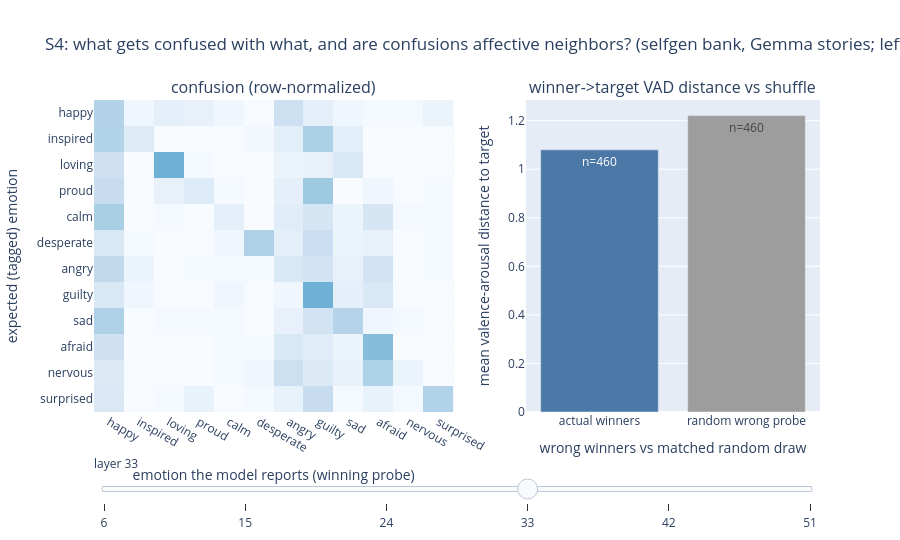

Source (notebook cell):
### Markdown cell above
## S4. When the model gets it wrong, what wins instead?

**Question: when the tagged emotion's probe does not win a phase, does an
affective neighbor win (graceful degradation) or an arbitrary probe
(unstructured failure)?**

**Method, plainly.** For every phase (selfgen bank, Gemma stories) the
winning probe, the bank probe with the highest phase-mean centered cosine, is
recorded against the tagged emotion; the full 12x12 tagged-by-winner matrix
is the confusion heatmap. Then, for the wrong-winner phases only, the
winner's VAD distance to the target is compared with the same distance when
the winner is replaced by a uniformly random wrong probe, the
unstructured-failure reference. Winners much closer than that reference mean
the model degrades toward neighbors, a different behavior than random
failure.

### Code cell
# this cell builds the confusion matrix and the winner-vs-shuffle VAD
# distance comparison, selfgen bank, primary arm
fig, S4 = tr.s4_confusion_figure(ARMS, VAD, RNG)
fig.show()
for layer in LAYERS:
    layer_stats = S4[layer]
    print(f"L{layer}: top-1 {layer_stats['top1_rate']:.2f}; "
          f"wrong-winner VAD dist {layer_stats['wrong_mean']:.2f} "
          f"vs shuffle {layer_stats['shuffle_mean']:.2f} (n_wrong={layer_stats['n_wrong']})")

### Figure 1 — Plotly figure (JSON) as saved in the notebook; plotly's stock layout.template omitted (floating-point values rounded to 4 significant figures; data arrays with more than 128 entries replaced by an {"elided": "..."} marker saying what was removed)
{"data": [{"colorscale": [[0.0, "rgb(247,251,255)"], [0.125, "rgb(222,235,247)"], [0.25, "rgb(198,219,239)"], [0.375, "rgb(158,202,225)"], [0.5, "rgb(107,174,214)"], [0.625, "rgb(66,146,198)"], [0.75, "rgb(33,113,181)"], [0.875, "rgb(8,81,156)"], [1.0, "rgb(8,48,107)"]], "showscale": true, "type": "heatmap", "visible": false, "x": ["happy", "inspired", "loving", "proud", "calm", "desperate", "angry", "guilty", "sad", "afraid", "nervous", "surprised"], "xaxis": "x", "y": ["happy", "inspired", "loving", "proud", "calm", "desperate", "angry", "guilty", "sad", "afraid", "nervous", "surprised"], "yaxis": "y", "z": {"elided": "12x12 float values"}, "zmax": 1, "zmin": 0}, {"marker": {"color": ["#4c78a8", "#9d9d9d"]}, "showlegend": false, "text": ["n=264", "n=264"], "type": "bar", "visible": false, "x": ["actual winners", "random wrong probe"], "xaxis": "x2", "y": [0.78, 1.123], "yaxis": "y2"}, {"colorscale": [[0.0, "rgb(247,251,255)"], [0.125, "rgb(222,235,247)"], [0.25, "rgb(198,219,239)"], [0.375, "rgb(158,202,225)"], [0.5, "rgb(107,174,214)"], [0.625, "rgb(66,146,198)"], [0.75, "rgb(33,113,181)"], [0.875, "rgb(8,81,156)"], [1.0, "rgb(8,48,107)"]], "showscale": false, "type": "heatmap", "visible": false, "x": ["happy", "inspired", "loving", "proud", "calm", "desperate", "angry", "guilty", "sad", "afraid", "nervous", "surprised"], "xaxis": "x", "y": ["happy", "inspired", "loving", "proud", "calm", "desperate", "angry", "guilty", "sad", "afraid", "nervous", "surprised"], "yaxis": "y", "z": {"elided": "12x12 float values"}, "zmax": 1, "zmin": 0}, {"marker": {"color": ["#4c78a8", "#9d9d9d"]}, "showlegend": false, "text": ["n=424", "n=424"], "type": "bar", "visible": false, "x": ["actual winners", "random wrong probe"], "xaxis": "x2", "y": [0.957, 1.123], "yaxis": "y2"}, {"colorscale": [[0.0, "rgb(247,251,255)"], [0.125, "rgb(222,235,247)"], [0.25, "rgb(198,219,239)"], [0.375, "rgb(158,202,225)"], [0.5, "rgb(107,174,214)"], [0.625, "rgb(66,146,198)"], [0.75, "rgb(33,113,181)"], [0.875, "rgb(8,81,156)"], [1.0, "rgb(8,48,107)"]], "showscale": false, "type": "heatmap", "visible": false, "x": ["happy", "inspired", "loving", "proud", "calm", "desperate", "angry", "guilty", "sad", "afraid", "nervous", "surprised"], "xaxis": "x", "y": ["happy", "inspired", "loving", "proud", "calm", "desperate", "angry", "guilty", "sad", "afraid", "nervous", "surprised"], "yaxis": "y", "z": {"elided": "12x12 float values"}, "zmax": 1, "zmin": 0}, {"marker": {"color": ["#4c78a8", "#9d9d9d"]}, "showlegend": false, "text": ["n=270", "n=270"], "type": "bar", "visible": false, "x": ["actual winners", "random wrong probe"], "xaxis": "x2", "y": [0.8903, 1.066], "yaxis": "y2"}, {"colorscale": [[0.0, "rgb(247,251,255)"], [0.125, "rgb(222,235,247)"], [0.25, "rgb(198,219,239)"], [0.375, "rgb(158,202,225)"], [0.5, "rgb(107,174,214)"], [0.625, "rgb(66,146,198)"], [0.75, "rgb(33,113,181)"], [0.875, "rgb(8,81,156)"], [1.0, "rgb(8,48,107)"]], "showscale": false, "type": "heatmap", "visible": true, "x": ["happy", "inspired", "loving", "proud", "calm", "desperate", "angry", "guilty", "sad", "afraid", "nervous", "surprised"], "xaxis": "x", "y": ["happy", "inspired", "loving", "proud", "calm", "desperate", "angry", "guilty", "sad", "afraid", "nervous", "surprised"], "yaxis": "y", "z": {"elided": "12x12 float values"}, "zmax": 1, "zmin": 0}, {"marker": {"color": ["#4c78a8", "#9d9d9d"]}, "showlegend": false, "text": ["n=460", "n=460"], "type": "bar", "visible": true, "x": ["actual winners", "random wrong probe"], "xaxis": "x2", "y": [1.08, 1.221], "yaxis": "y2"}, {"colorscale": [[0.0, "rgb(247,251,255)"], [0.125, "rgb(222,235,247)"], [0.25, "rgb(198,219,239)"], [0.375, "rgb(158,202,225)"], [0.5, "rgb(107,174,214)"], [0.625, "rgb(66,146,198)"], [0.75, "rgb(33,113,181)"], [0.875, "rgb(8,81,156)"], [1.0, "rgb(8,48,107)"]], "showscale": false, "type": "heatmap", "visible": false, "x": ["happy", "inspired", "loving", "proud", "calm", "desperate", "angry", "guilty", "sad", "afraid", "nervous", "surprised"], "xaxis": "x", "y": ["happy", "inspired", "loving", "proud", "calm", "desperate", "angry", "guilty", "sad", "afraid", "nervous", "surprised"], "yaxis": "y", "z": {"elided": "12x12 float values"}, "zmax": 1, "zmin": 0}, {"marker": {"color": ["#4c78a8", "#9d9d9d"]}, "showlegend": false, "text": ["n=372", "n=372"], "type": "bar", "visible": false, "x": ["actual winners", "random wrong probe"], "xaxis": "x2", "y": [0.9236, 1.146], "yaxis": "y2"}, {"colorscale": [[0.0, "rgb(247,251,255)"], [0.125, "rgb(222,235,247)"], [0.25, "rgb(198,219,239)"], [0.375, "rgb(158,202,225)"], [0.5, "rgb(107,174,214)"], [0.625, "rgb(66,146,198)"], [0.75, "rgb(33,113,181)"], [0.875, "rgb(8,81,156)"], [1.0, "rgb(8,48,107)"]], "showscale": false, "type": "heatmap", "visible": false, "x": ["happy", "inspired", "loving", "proud", "calm", "desperate", "angry", "guilty", "sad", "afraid", "nervous", "surprised"], "xaxis": "x", "y": ["happy", "inspired", "loving", "proud", "calm", "desperate", "angry", "guilty", "sad", "afraid", "nervous", "surprised"], "yaxis": "y", "z": {"elided": "12x12 float values"}, "zmax": 1, "zmin": 0}, {"marker": {"color": ["#4c78a8", "#9d9d9d"]}, "showlegend": false, "text": ["n=438", "n=438"], "type": "bar", "visible": false, "x": ["actual winners", "random wrong probe"], "xaxis": "x2", "y": [0.9934, 1.236], "yaxis": "y2"}], "layout": {"annotations": [{"font": {"size": 16}, "showarrow": false, "text": "confusion (row-normalized)", "x": 0.2475, "xanchor": "center", "xref": "paper", "y": 1.0, "yanchor": "bottom", "yref": "paper"}, {"font": {"size": 16}, "showarrow": false, "text": "winner->target VAD distance vs shuffle", "x": 0.7975, "xanchor": "center", "xref": "paper", "y": 1.0, "yanchor": "bottom", "yref": "paper"}], "height": 540, "sliders": [{"active": 3, "currentvalue": {"prefix": "layer "}, "pad": {"t": 40}, "steps": [{"args": [{"visible": [true, true, false, false, false, false, false, false, false, false, false, false]}], "label": "6", "method": "update"}, {"args": [{"visible": [false, false, true, true, false, false, false, false, false, false, false, false]}], "label": "15", "method": "update"}, {"args": [{"visible": [false, false, false, false, true, true, false, false, false, false, false, false]}], "label": "24", "method": "update"}, {"args": [{"visible": [false, false, false, false, false, false, true, true, false, false, false, false]}], "label": "33", "method": "update"}, {"args": [{"visible": [false, false, false, false, false, false, false, false, true, true, false, false]}], "label": "42", "method": "update"}, {"args": [{"visible": [false, false, false, false, false, false, false, false, false, false, true, true]}], "label": "51", "method": "update"}]}], "title": {"text": "S4: what gets confused with what, and are confusions affective neighbors? (selfgen bank, Gemma stories; left colorbar = fraction of that row's phases)"}, "xaxis": {"anchor": "y", "domain": [0.0, 0.495], "title": {"text": "emotion the model reports (winning probe)"}}, "xaxis2": {"anchor": "y2", "domain": [0.595, 1.0], "title": {"text": "wrong winners vs matched random draw"}}, "yaxis": {"anchor": "x", "autorange": "reversed", "domain": [0.0, 1.0], "title": {"text": "expected (tagged) emotion"}}, "yaxis2": {"anchor": "x2", "domain": [0.0, 1.0], "title": {"text": "mean valence-arousal distance to target"}}}}
